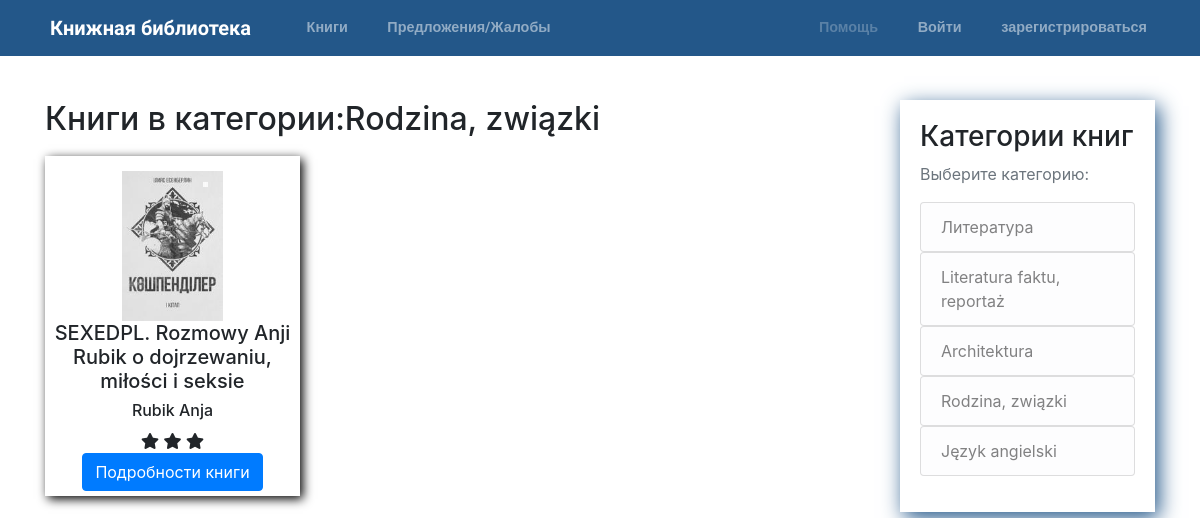
Screenshot of /books-by-category/rodzina-zwiazki with the database file from the repository.
### books/models.py (models this page shows, shortened)
class Book(models.Model):
    id = models.BigAutoField(primary_key=True)
    title = models.CharField(max_length=300)
    slug = models.SlugField(unique=True)
    description = models.TextField(max_length=1000, default="About book")
    image = models.ImageField(
        default='default_book.png', upload_to='books_pics')
    author = models.CharField(max_length=100)
    book_amount = models.IntegerField()
    publish_date = models.DateField()
    number_of_pages = models.IntegerField()
    category = models.ForeignKey(Category, on_delete=models.PROTECT)
    last_rating = models.IntegerField(default=0)
    @property
    def actual_rating(self):
        list_of_stars = []
        for star in range(self.last_rating):
            list_of_stars.append(star)
        return list_of_stars

class Category(models.Model):
    id = models.BigAutoField(primary_key=True)
    category = models.CharField(max_length=50)
    slug = models.SlugField(unique=True)
    def __str__(self):
        return self.category
    class Meta:
        verbose_name_plural = "Categories"

### books/views.py (the view)
class CategoryBookListView(ListView):
    template_name = "books/books_by_category.html"
    model = Book
    def get_queryset(self):
        category = Category.objects.get(slug=self.kwargs['slug'])
        return Book.objects.filter(category=category)

### books/context_processors.py (called while the page is built)
def categories(request):
    return {
        'categories': Category.objects.all()
    }

### books/templates/books/books_by_category.html
{% extends "base.html" %}
{% block content %}
<h2>Книги в категории:{{ book_list.first.category }}</h2>
<div class="row lastBooksContainer">
    {% for book in book_list %}
    <div class="col-md-4 bookCard">
        <div class="cardBorder">
            <img class="book_image" src="{{ book.image.url }}" alt="Book image">
            <h5>{{ book.title }}</h5>
            <h6>{{ book.author }}</h6>
            {% if book.actual_rating %}
            {% for rate in book.actual_rating %}
            <span class="fa fa-star checked"></span>
            {% endfor %} <br>
            {% else %}
            <h6>Никто не оценил</h6>
            {% endif %}
            {% if book.slug %}
            <a href="{% url 'bookDetail' slug=book.slug %}"><button class="btn btn-primary btn-xs">Подробности книги</button></a>
            {% else %}
            <p style="color: red;">Invalid slug for this book</p>
            {% endif %}
        </div>
    </div>
    {% endfor %}
</div>
{% endblock content %}

### templates/base.html (shortened to what this page needs)
{% load static %}
<!DOCTYPE html>
<html lang="en">
<head>
    <link rel="stylesheet" href="{% static 'css/main.css' %}">
    <link rel="stylesheet" href="https://stackpath.bootstrapcdn.com/bootstrap/4.1.3/css/bootstrap.min.css"
>
    <link rel="stylesheet" href="https://cdnjs.cloudflare.com/ajax/libs/font-awesome/4.7.0/css/font-awesome.min.css">
    <link rel="stylesheet" href="https://use.fontawesome.com/releases/v5.4.2/css/all.css"
>
</head>
<header class="site-header">
    <nav class="navbar navbar-expand-md navbar-dark bg-steel fixed-top">
        <div class="container">
            <a class="navbar-brand mr-4" href="{% url 'home' %}"><img style="height:1.4em;" src="{% static 'icons/regal.png' %}"
                    alt=""> Книжная библиотека</a>
            <div class="collapse navbar-collapse" id="navbarToggle">
                <div class="navbar-nav mr-auto">
                    <a class="nav-item nav-link" href="{% url 'books' %}"><img src="{% static 'icons/book.png' %}" alt="">
                        Книги</a>
                    <a class="nav-item nav-link" href="{% url 'contact' %}"><img src="{% static 'icons/message.png' %}"
                        Предложения/Жалобы</a>
                </div>
                <div class="navbar-nav">
                    {% if user.is_authenticated %}
                    <a class="nav-item nav-link" href="{% url 'UserProfile' %}"><img src="{% static 'icons/profile.png' %}"
                            alt="">
                        Ваш аккаунт({{ user.username }})
                    </a>
                    <a class="nav-item nav-link" href="{% url 'logout' %}"><img src="{% static 'icons/logout.png' %}"
                            alt=""> Выйти</a>
                    {% else %}
                    <a class="disabled nav-item nav-link" href=""><img src="{% static 'icons/help.png' %}" alt="">
                        Помощь</a>
                    <a class="nav-item nav-link" href="{% url 'login' %}"><img src="{% static 'icons/login.png' %}" alt="">
                        Войти</a>
                    <a class="nav-item nav-link" href="{% url 'signup' %}"><img src="{% static 'icons/register.png' %}"
                            alt=""> зарегистрироваться</a>
                    {% endif %}
                </div>
            </div>
        </div>
    </nav>
</header>
<body>
    <main role="main" class="container pageContent">
        <div class="row">
            <div class="col-md-9">
                {% block content %}{% endblock %}
            </div>
            <div class="col-md-3">
                <div class="content-section">
                    <h3>Категории книг</h3>
                    <p class='text-muted'>Выберите категорию:
                        <ul class="list-group">
                            {% for category in categories %}
                            <a href="{% url 'category_books_view' slug=category.slug %}">
                                <li class="list-group-item list-group-item-light">{{ category }}</li>
                            </a>
                            {% endfor %}
                        </ul>
                    </p>
                </div>
            </div>
        </div>
    </main>
</body>
</html>

### static/css/main.css (style rules this page uses)
body { background: #fafafa; color: #333333; margin-top: 5rem; padding-bottom: 50px; }
.bg-steel { background-color: #235789; }
.navbar-nav { font-size: 0.9em; }
.navbar-brand { font-family: "Work Sans", sans-serif; font-weight: bold; }
.site-header .navbar-nav .nav-link { color: #cbd5db; font-weight: bold; font-family: "Roboto", sans-serif; margin-left: 20px; }
.content-section { box-shadow: 4px 6px 20px 0px #235789; padding: 20px; }
.pageContent { margin-top: 100px; }
.lastBooksContainer { margin: 0 auto; }
.book_image { max-width: 150px; max-height: 150px; }
.bookCard { padding: 10px 10px; text-align: center; }
.cardBorder { min-height: 340px; padding-top: 15px; box-shadow: 3px 3px 10px 0px black; }

### rows the page displays
Book: first.category "Rodzina, związki", image (picture), title "SEXEDPL. Rozmowy Anji Rubik o dojrzewaniu, miłości i seksie", author "Rubik Anja", last_rating 3 (drawn), shows "Подробности книги"
Category: category "Литература"
Category: category "Literatura faktu, reportaż"
Category: category "Architektura"
Category: category "Rodzina, związki"
Category: category "Język angielski"
